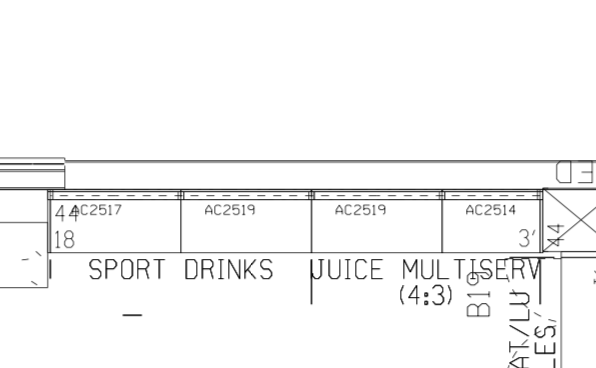
#> input picture Text_Extraction_ML/images/b19.jpeg, 596 x 368 px, found by its file name; the run also reads 1 picture not shown here
$ jupyter execute remove.py.ipynb   (older library calls are emulated)
#> lines starting #> are read from the running program, lines starting #| are printed output that depends on the picture; after the words box and inside, x2 and y2 are one past the last pixel; in counts of white or black regions, pixels touching at a corner belong together
[cell 1]
import cv2

image = cv2.imread('b19.jpeg')
#> image is the input picture: shape (368, 596, 3); min 3, max 255, mean 246.6
gray = cv2.cvtColor(image,cv2.COLOR_BGR2GRAY)
thresh = cv2.threshold(gray, 0, 255, cv2.THRESH_BINARY_INV + cv2.THRESH_OTSU)[1]
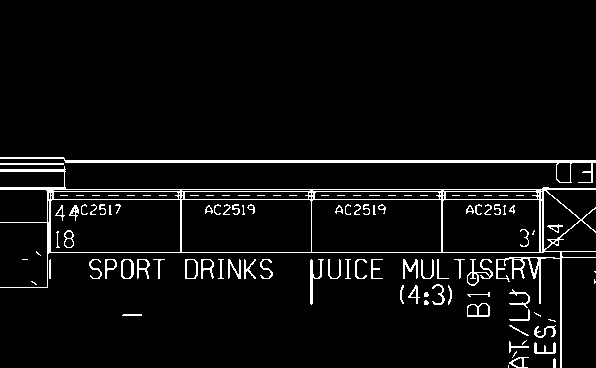
#> thresh: shape (368, 596); 4.9% white in thin lines or dots, all inside (x1, y1, x2, y2) = (0, 157, 596, 368)

# Remove horizontal
horizontal_kernel = cv2.getStructuringElement(cv2.MORPH_RECT, (10,1))
detected_lines = cv2.morphologyEx(thresh, cv2.MORPH_OPEN, horizontal_kernel, iterations=2)
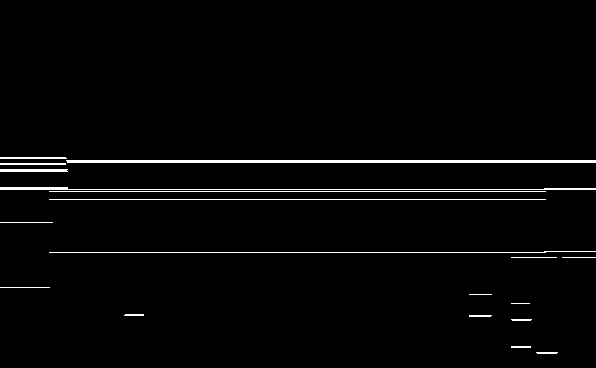
#> detected_lines: shape (368, 596); 2.2% white in thin lines or dots, all inside (x1, y1, x2, y2) = (0, 157, 596, 354)
cnts = cv2.findContours(detected_lines, cv2.RETR_EXTERNAL, cv2.CHAIN_APPROX_SIMPLE)
#> cnts = 19 contours, 12 with area under 20; largest, box (x1, y1, x2, y2) and area: (66, 160, 596, 163) 1056, (0, 187, 596, 190) 186, (0, 169, 68, 172) 133, (0, 157, 67, 159) 66, (0, 163, 66, 165) 65, (469, 315, 492, 317) 22, (536, 352, 558, 354) 20
cnts = cnts[0] if len(cnts) == 2 else cnts[1]
for c in cnts:
    cv2.drawContours(image, [c], -1, (255,255,255), 2)
#> this loop made 19 passes
#> c on passes 1, 2, 3, 4, 5, 6, 7, 8, 9, 10, 12, 13: [[536, 352], [537, 353], [556, 353], [557, 352]], [[511, 346], [511, 347], [530, 347], [530, 346]], [[511, 319], [512, 320], [530, 320], [531, 319]], [[469, 315], [469, 316], [490, 316], [491, 315]], [[125, 314], [124, 315], [143, 315], [143, 314]], [[511, 303], [529, 303]], [[469, 294], [491, 294]], [[0, 287], [49, 287]], [[562, 257], [595, 257]], [[511, 257], [556, 257]], [[0, 222], [52, 222]], [[49, 199], [545, 199]]
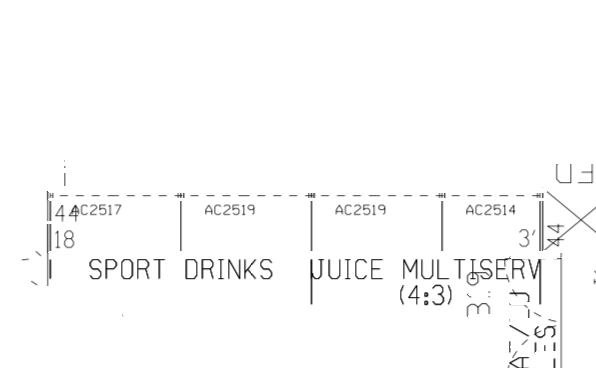
#> image: shape (368, 596, 3); 4.05% of pixels changed, all inside (x1, y1, x2, y2) = (0, 157, 596, 355)

# Remove vertical
vertical_kernel = cv2.getStructuringElement(cv2.MORPH_RECT, (1,15))
#> vertical_kernel = [1, 1, 1, 1, 1, 1, 1, 1, 1, 1, 1, 1, 1, 1, 1]
detected_lines = cv2.morphologyEx(thresh, cv2.MORPH_OPEN, vertical_kernel, iterations=2)
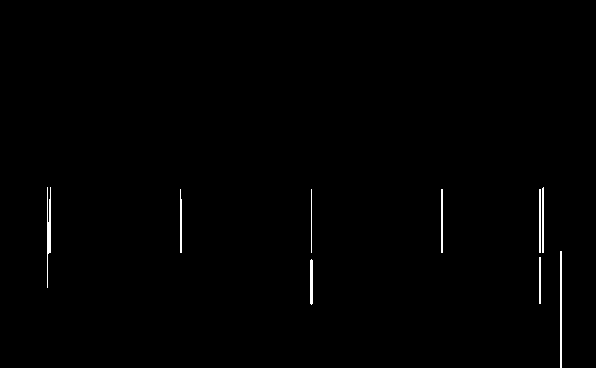
#> detected_lines: shape (368, 596); 0.59% white in thin lines or dots, all inside (x1, y1, x2, y2) = (47, 187, 562, 368)
cnts = cv2.findContours(detected_lines, cv2.RETR_EXTERNAL, cv2.CHAIN_APPROX_SIMPLE)
#> cnts = 9 contours, 1 with area under 20; largest, box (x1, y1, x2, y2) and area: (47, 187, 51, 288) 116, (560, 251, 562, 368) 116, (310, 259, 313, 305) 88, (542, 187, 544, 253) 64, (539, 189, 541, 253) 63, (441, 189, 443, 253) 63, (180, 189, 182, 253) 54, (539, 257, 541, 304) 46
cnts = cnts[0] if len(cnts) == 2 else cnts[1]
for c in cnts:
    cv2.drawContours(image, [c], -1, (255,255,255), 2)
#> this loop made 9 passes
#> c on passes 2, 3, 4, 5, 6, 8: [[539, 257], [539, 303], [540, 303], [540, 257]], [[560, 251], [560, 367], [561, 367], [561, 251]], [[539, 189], [539, 252], [540, 252], [540, 189]], [[441, 189], [441, 252], [442, 252], [442, 189]], [[311, 189], [311, 252]], [[543, 187], [542, 188], [542, 252], [543, 252]]
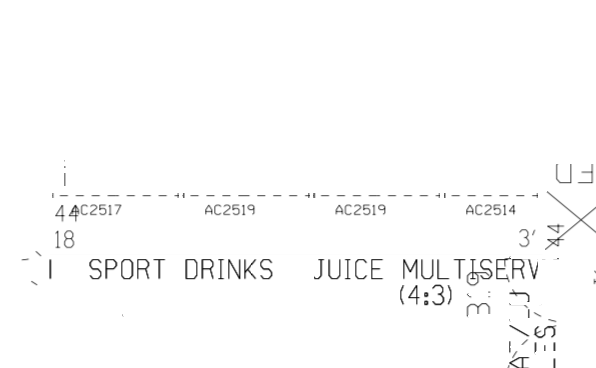
#> image: shape (368, 596, 3); 0.84% of pixels changed, all inside (x1, y1, x2, y2) = (46, 187, 563, 368)


cv2.imshow('image', image)
cv2.waitKey()
#> Out = 27

[cell 2]
import cv2
import numpy as np
img = cv2.imread("b19.png",0)
#> img: shape (368, 596); min 3, max 255, mean 251.6
laplacian = cv2.Laplacian(img,cv2.CV_8UC1) # Laplacian Edge Detection
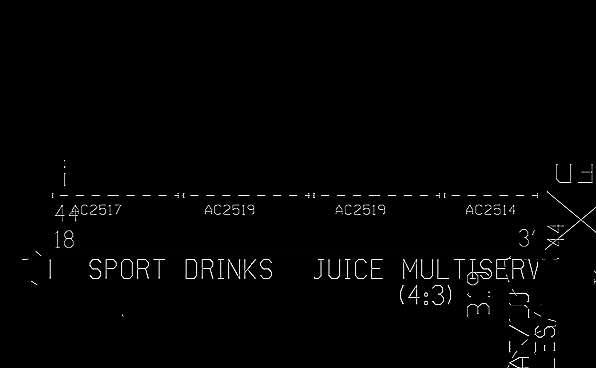
#> laplacian: shape (368, 596); min 0, max 255, mean 3.1
minLineLength = 900
maxLineGap = 100
lines = cv2.HoughLinesP(laplacian,1,np.pi/180,100,minLineLength,maxLineGap)
#> lines = [[50, 254, 542, 254]]
for line in lines:
    for x1,y1,x2,y2 in line:
        cv2.line(img,(x1,y1),(x2,y2),(255,255,255),1)
#> this loop made 1 pass
#> img: shape (368, 596); min 3, max 255, mean 251.6
cv2.imwrite('Written_Back_Results.jpg',img)
#> Out = True
